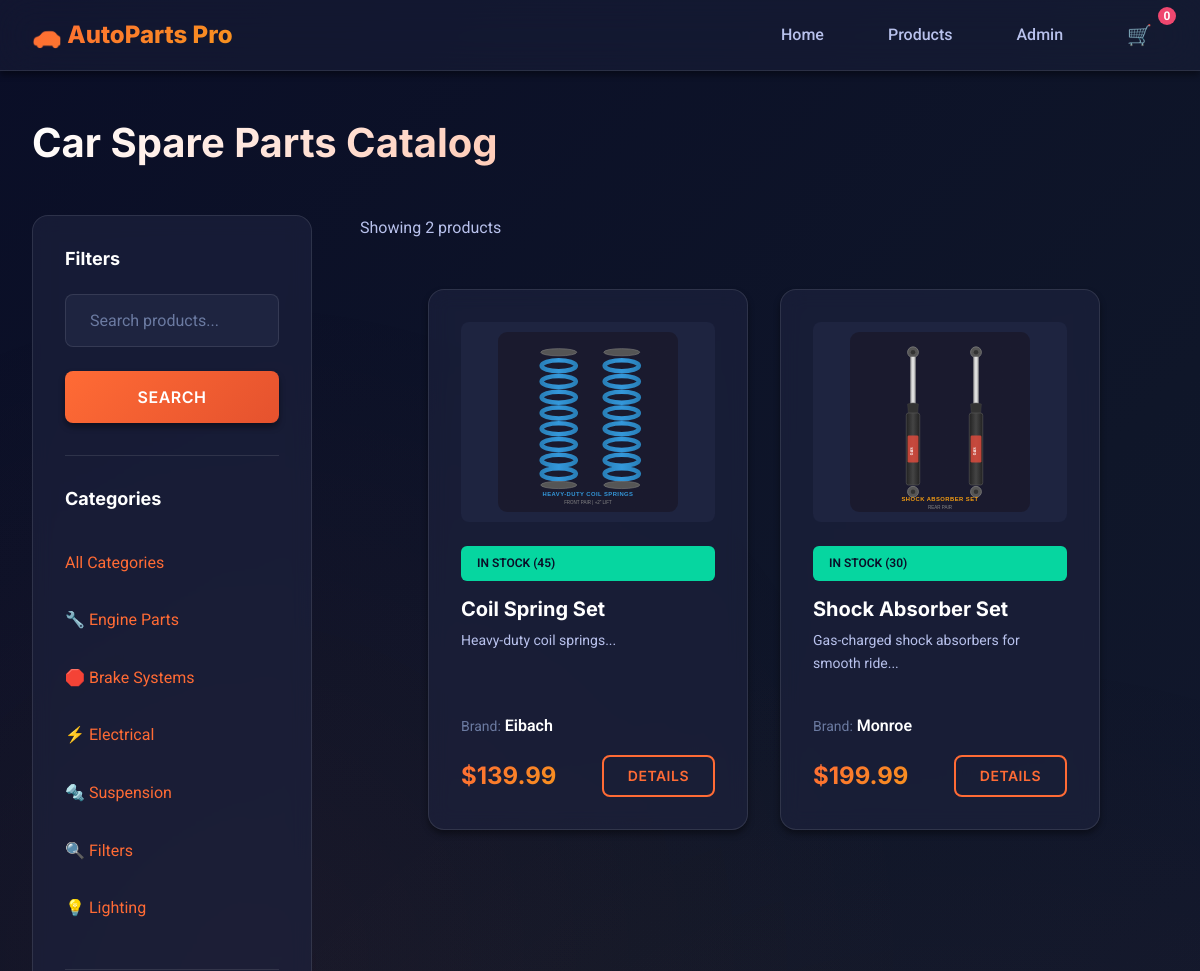
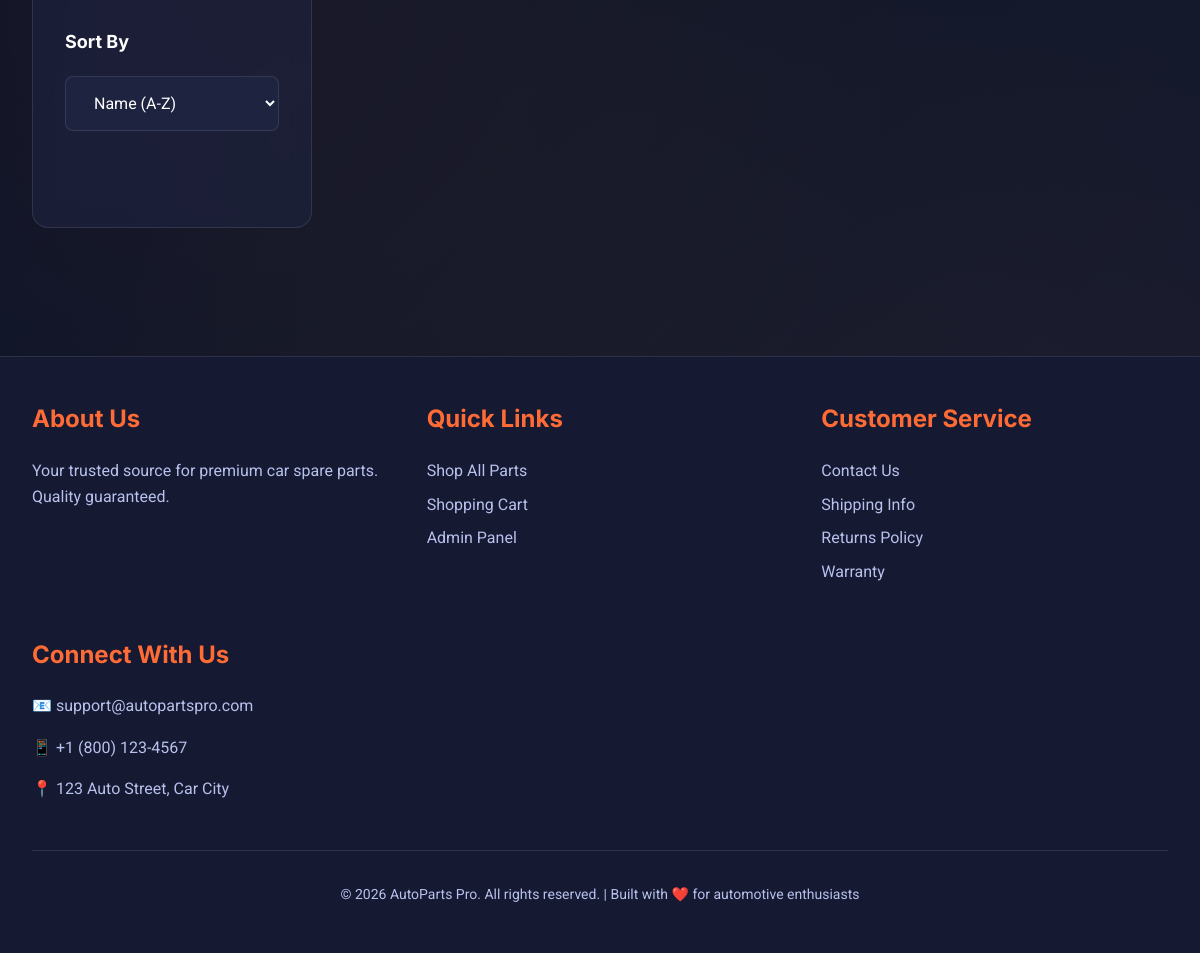
Screenshot of /products?category=4 with the database file from the repository (2 pictures, top to bottom).
### app.py (models this page shows)
class Category(db.Model):
    id = db.Column(db.Integer, primary_key=True)
    name = db.Column(db.String(100), nullable=False)
    description = db.Column(db.Text)
    icon = db.Column(db.String(50))
    products = db.relationship('Product', backref='category', lazy=True)

class Product(db.Model):
    id = db.Column(db.Integer, primary_key=True)
    name = db.Column(db.String(200), nullable=False)
    description = db.Column(db.Text)
    price = db.Column(db.Float, nullable=False)
    stock = db.Column(db.Integer, default=0)
    brand = db.Column(db.String(100))
    part_number = db.Column(db.String(100))
    image_url = db.Column(db.String(500))
    category_id = db.Column(db.Integer, db.ForeignKey('category.id'), nullable=False)
    compatible_cars = db.Column(db.Text)  # Stored as comma-separated values
    specifications = db.Column(db.Text)
    featured = db.Column(db.Boolean, default=False)
    created_at = db.Column(db.DateTime, default=datetime.utcnow)

### app.py (the view)
@app.route('/products')
def products():
    category_id = request.args.get('category', type=int)
    search_query = request.args.get('search', '')
    sort_by = request.args.get('sort', 'name')
    query = Product.query
    if category_id:
        query = query.filter_by(category_id=category_id)
    if search_query:
        query = query.filter(
            (Product.name.contains(search_query)) |
            (Product.description.contains(search_query)) |
            (Product.brand.contains(search_query))
        )
    if sort_by == 'price_asc':
        query = query.order_by(Product.price.asc())
    elif sort_by == 'price_desc':
        query = query.order_by(Product.price.desc())
    elif sort_by == 'name':
        query = query.order_by(Product.name.asc())
    products_list = query.all()
    categories = Category.query.all()
    return render_template('products.html', products=products_list, categories=categories,
                         current_category=category_id, search_query=search_query)

### templates/products.html (shortened to what this page needs)
{% extends 'base.html' %}
{% block content %}
<section style="padding-top: var(--space-xl);">
    <div class="container">
        <h1 class="hero-title" style="font-size: var(--text-4xl); margin-bottom: var(--space-xl);">Car Spare Parts
            Catalog</h1>
        <div style="display: grid; grid-template-columns: 280px 1fr; gap: var(--space-xl);">
            <aside class="filter-sidebar">
                <h3 class="filter-title">Filters</h3>
                <div class="filter-group">
                    <form action="{{ url_for('products') }}" method="get">
                        <div class="form-group">
                            <input type="text" name="search" class="form-control" placeholder="Search products..."
                                value="{{ search_query }}">
                        </div>
                        <button type="submit" class="btn btn-primary" style="width: 100%;">Search</button>
                    </form>
                </div>
                <div class="filter-group">
                    <h4 class="filter-title">Categories</h4>
                    <a href="{{ url_for('products') }}" class="filter-option"
                        style="display: block; padding: var(--space-xs) 0;">
                        <div class="filter-option">
                            All Categories
                        </div>
                    </a>
                    {% for category in categories %}
                    <a href="{{ url_for('products', category=category.id) }}" class="filter-option"
                        style="display: block; padding: var(--space-xs) 0;">
                        <div class="filter-option"
                            style="{% if current_category == category.id %}color: var(--primary);{% endif %}">
                            {{ category.icon }} {{ category.name }}
                        </div>
                    </a>
                    {% endfor %}
                </div>
                <div class="filter-group">
                    <h4 class="filter-title">Sort By</h4>
                    <form action="{{ url_for('products') }}" method="get">
                        <select name="sort" class="form-control" onchange="this.form.submit()">
                            <option value="name">Name (A-Z)</option>
                        </select>
                    </form>
                </div>
            </aside>
            <div>
                <div
                    style="margin-bottom: var(--space-lg); display: flex; justify-content: space-between; align-items: center;">
                    <p style="color: var(--text-secondary);">Showing {{ products|length }} products</p>
                </div>
                {% if products %}
                <div class="grid grid-3">
                    {% for product in products %}
                    <div class="card fade-in">
                        <div
                            style="background: var(--bg-tertiary); height: 200px; border-radius: var(--radius-md); display: flex; align-items: center; justify-content: center; margin-bottom: var(--space-md); overflow: hidden;">
                            <img src="{{ product.image_url or '/static/images/products/oil-filter.svg' }}"
                                alt="{{ product.name }}"
                                style="max-height: 100%; max-width: 100%; object-fit: contain; padding: 10px;">
                        </div>
                        {% if product.stock > 0 %}
                        <span class="badge badge-success">In Stock ({{ product.stock }})</span>
                        {% else %}
                        <span class="badge badge-danger">Out of Stock</span>
                        {% endif %}
                        <h3 class="card-title">{{ product.name }}</h3>
                        <p class="card-text" style="min-height: 60px;">{{ product.description[:100] }}...</p>
                        <div style="margin-bottom: var(--space-sm);">
                            <span style="font-size: var(--text-sm); color: var(--text-muted);">Brand:</span>
                            <span style="font-weight: 600;">{{ product.brand }}</span>
                        </div>
                        <div class="flex-between" style="margin-top: auto;">
                            <span class="card-price">${{ "%.2f"|format(product.price) }}</span>
                            <a href="{{ url_for('product_detail', product_id=product.id) }}"
                                class="btn btn-outline btn-sm">Details</a>
                        </div>
                    </div>
                    {% endfor %}
                </div>
                {% endif %}
            </div>
        </div>
    </div>
</section>
{% endblock %}

### rows the page displays
Category: icon "🔧", name "Engine Parts"
Category: icon "🛑", name "Brake Systems"
Category: icon "⚡", name "Electrical"
Category: icon "🔩", name "Suspension"
Category: icon "🔍", name "Filters"
Category: icon "💡", name "Lighting"
Product: image_url (picture), stock "45", name "Coil Spring Set", description "Heavy-duty coil springs", brand "Eibach", price "139.99"
Product: image_url (picture), stock "30", name "Shock Absorber Set", description "Gas-charged shock absorbers for smooth ride", brand "Monroe", price "199.99"

### other values shown
{{ products|length }} "2"
